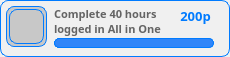
            <widget class="QWidget" name="achiev_5" native="true">
             <property name="styleSheet">
              <string notr="true">background-color:rgb(240,240,240);border-radius:8px;border:1px solid rgb(0,123,255);</string>
             </property>
             <widget class="QWidget" name="icon_frame_11" native="true">
              <property name="geometry">
               <rect>
                <x>6</x>
                <y>6</y>
                <width>41</width>
                <height>41</height>
               </rect>
              </property>
              <property name="styleSheet">
               <string notr="true">background-color:rgb(200,200,200);</string>
              </property>
              <widget class="QLabel" name="icon_image_11">
               <property name="geometry">
                <rect>
                 <x>3</x>
                 <y>3</y>
                 <width>35</width>
                 <height>35</height>
                </rect>
               </property>
               <property name="styleSheet">
                <string notr="true">border-image:url(:/Img/ideia.svg);border:1px solid rgb(0,123,255);</string>
               </property>
               <property name="text">
                <string/>
               </property>
              </widget>
             </widget>
             <widget class="QLabel" name="achiev_desc_11">
              <property name="geometry">
               <rect>
                <x>54</x>
                <y>6</y>
                <width>121</width>
                <height>31</height>
               </rect>
              </property>
              <property name="font">
               <font>
                <family>PibotoLt</family>
                <pointsize>8</pointsize>
                <weight>75</weight>
                <bold>true</bold>
               </font>
              </property>
              <property name="styleSheet">
               <string notr="true">color:rgb(100,100,100);border:none;background:transparent;</string>
              </property>
              <property name="text">
               <string>&lt;html&gt;&lt;head/&gt;&lt;body&gt;&lt;p&gt;Complete 40 hours logged in All in One&lt;/p&gt;&lt;/body&gt;&lt;/html&gt;</string>
              </property>
              <property name="alignment">
               <set>Qt::AlignLeading|Qt::AlignLeft|Qt::AlignTop</set>
              </property>
              <property name="wordWrap">
               <bool>true</bool>
              </property>
              <property name="indent">
               <number>-1</number>
              </property>
             </widget>
             <widget class="QWidget" name="achiev_baratual_11" native="true">
              <property name="geometry">
               <rect>
                <x>54</x>
                <y>38</y>
                <width>80</width>
                <height>10</height>
               </rect>
              </property>
              <property name="styleSheet">
               <string notr="true">background-color:rgb(0,123,255);;border-radius:5px;</string>
              </property>
             </widget>
             <widget class="QWidget" name="achiev_bartotal_11" native="true">
              <property name="geometry">
               <rect>
                <x>54</x>
                <y>38</y>
                <width>160</width>
                <height>10</height>
               </rect>
              </property>
              <property name="styleSheet">
               <string notr="true">background-color:rgba(220,220,220,0.8);border-radius:5px;</string>
              </property>
              <widget class="QWidget" name="achiev_baratual_5" native="true">
               <property name="geometry">
                <rect>
                 <x>0</x>
                 <y>0</y>
                 <width>160</width>
                 <height>10</height>
                </rect>
               </property>
               <property name="styleSheet">
                <string notr="true">background-color:rgb(48,133,248);;border-radius:5px;</string>
               </property>
              </widget>
             </widget>
             <widget class="QLabel" name="achiev_points_11">
              <property name="geometry">
               <rect>
                <x>170</x>
                <y>0</y>
                <width>51</width>
                <height>31</height>
               </rect>
              </property>
              <property name="font">
               <font>
                <family>PibotoLt</family>
                <pointsize>10</pointsize>
                <weight>75</weight>
                <bold>true</bold>
               </font>
              </property>
              <property name="styleSheet">
               <string notr="true">color:rgb(0,123,255);border:none;background:transparent;</string>
              </property>
              <property name="text">
               <string>200p</string>
              </property>
              <property name="alignment">
               <set>Qt::AlignCenter</set>
              </property>
              <property name="wordWrap">
               <bool>true</bool>
              </property>
              <property name="indent">
               <number>-1</number>
              </property>
             </widget>
            </widget>
